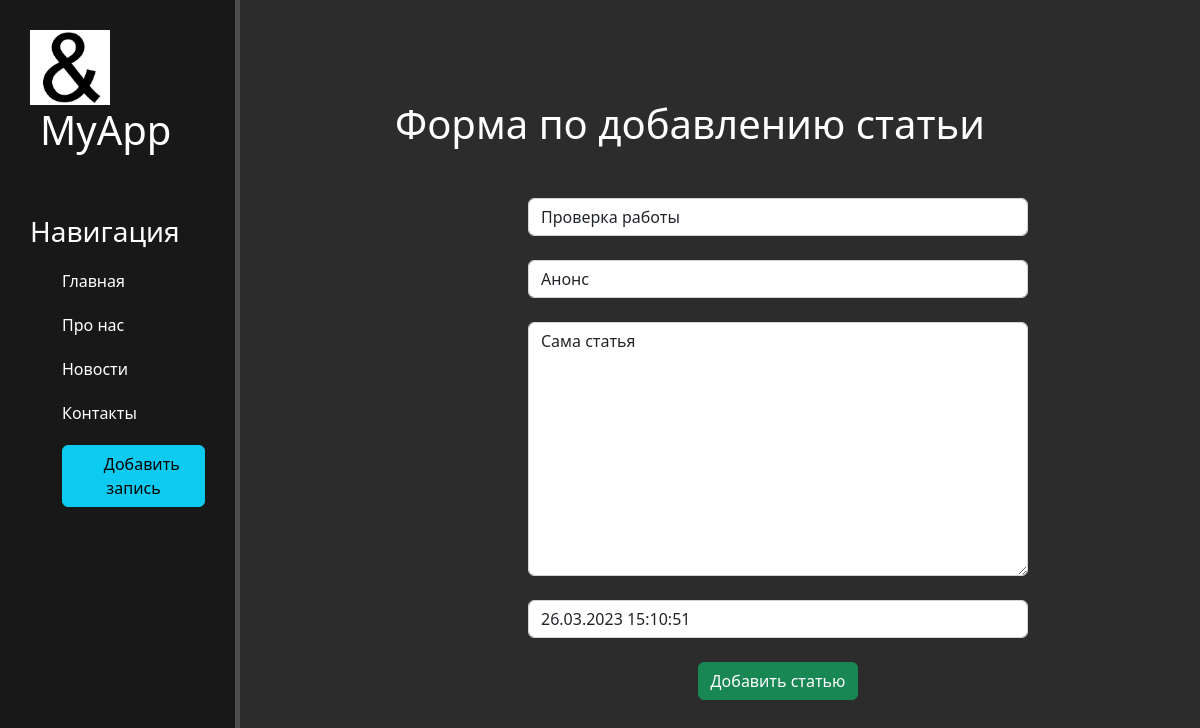
Page /news/1/update on the earlier database version.
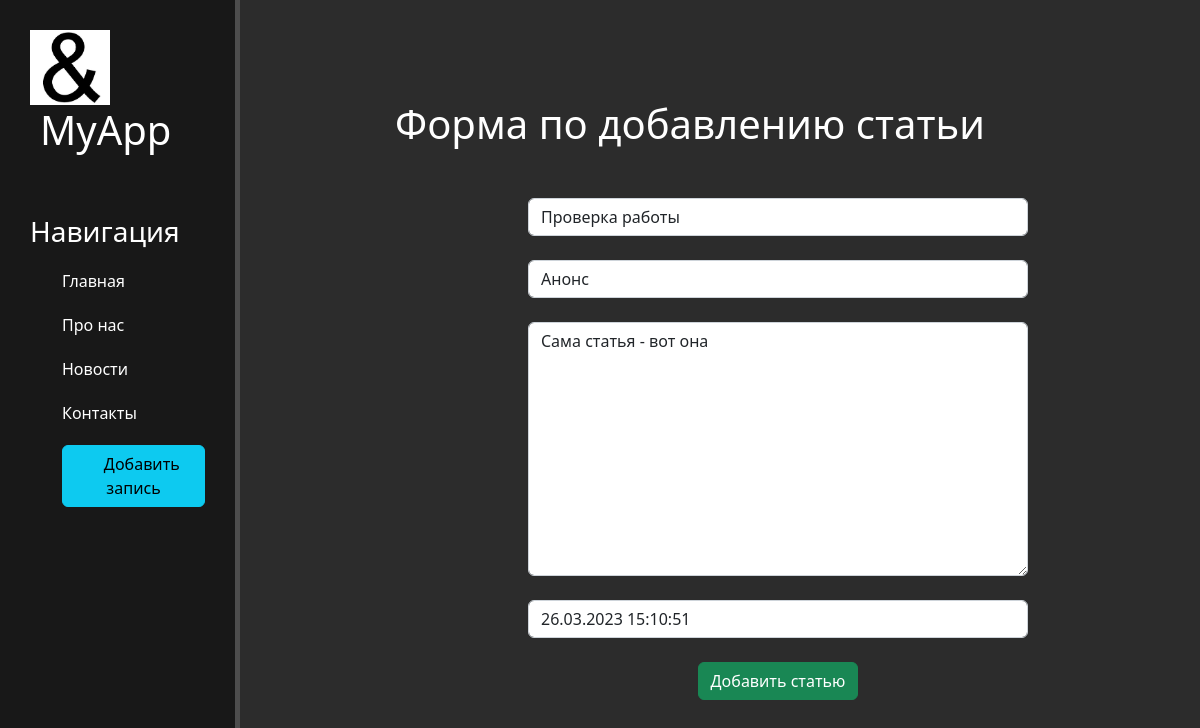
Same page on the later database version.
### news/models.py (models this page shows, shortened)
class Article(models.Model):
    title = models.CharField('Название', max_length=50, default='Новая статья')
    anons = models.CharField('Анонс', max_length=250, default='Анонс')
    full_text = models.TextField('Статья')
    date = models.DateTimeField('Дата публикации')
    class Meta:
        verbose_name = 'Новость'
        verbose_name_plural = 'Новости'

### news/views.py (the view)
# urls.py: path('<int:pk>/update', views.NewsUpdateView.as_view(), name='news-update'),
class NewsUpdateView(UpdateView):
    model = Article
    template_name = 'news/create.html'
    form_class = ArticleForm

### news/forms.py
class ArticleForm(ModelForm):
    class Meta:
        model = Article
        fields = ['title', 'anons', 'full_text', 'date']
        widgets = {
            "title": TextInput(attrs={
                'class': 'form-control',
                'placeholder': 'Название статьи'
            }),
            "anons": TextInput(attrs={
                'class': 'form-control',
                'placeholder': 'Анонс статьи'
            }),
            "date": DateTimeInput(attrs={
                'class': 'form-control',
                'placeholder': 'Дата публикации'
            }),
            "full_text": Textarea(attrs={
                'class': 'form-control',
                'placeholder': 'Текст статьи'
            })
        }

### news/templates/news/create.html (shortened to what this page needs)
{% extends 'main/layout.html' %}
{% block content %}
    <div class="features">
        <h1>Форма по добавлению статьи</h1>
        <form method="post">
            {{ form.title }}<br>
            {{ form.anons }}<br>
            {{ form.full_text }}<br>
            {{ form.date }}<br>
        <button class="btn btn-success" type="submit">Добавить статью</button>
        </form>
    </div>
{% endblock %}

Differences in the rows shown:
changed Article "Проверка работы": full_text "Сама статья" → "Сама статья - вот она"
